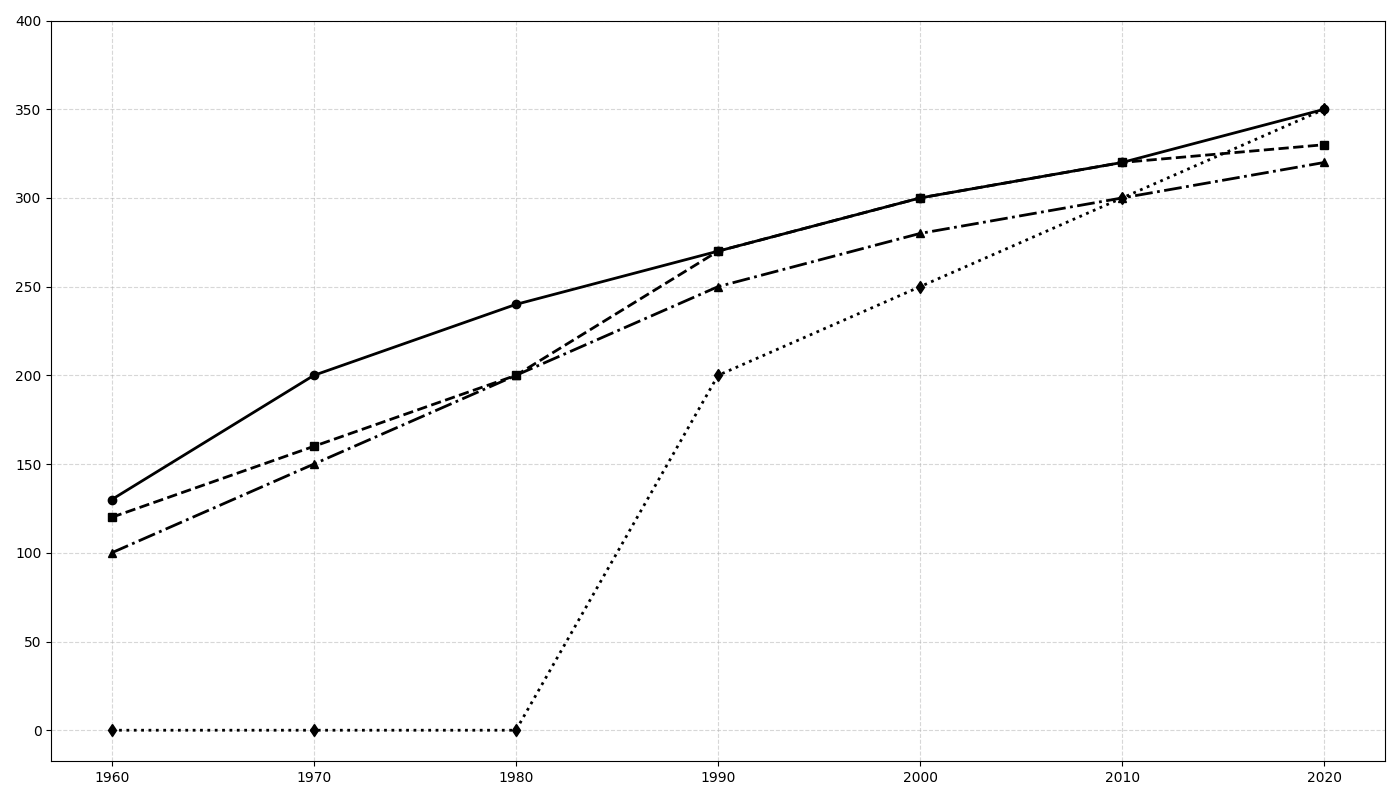

Reproduce this figure in Python.
import matplotlib.pyplot as plt
import numpy as np

decades = np.array([1960, 1970, 1980, 1990, 2000, 2010, 2020])
japan_speeds = [130, 200, 240, 270, 300, 320, 350]
france_speeds = [120, 160, 200, 270, 300, 320, 330]
germany_speeds = [100, 150, 200, 250, 280, 300, 320]
china_speeds = [0, 0, 0, 200, 250, 300, 350]

fig, ax = plt.subplots(figsize=(14, 8))

# Change all plots to a single color, e.g., black
ax.plot(decades, japan_speeds, marker='o', linestyle='-', linewidth=2, color='black')
ax.plot(decades, france_speeds, marker='s', linestyle='--', linewidth=2, color='black')
ax.plot(decades, germany_speeds, marker='^', linestyle='-.', linewidth=2, color='black')
ax.plot(decades, china_speeds, marker='d', linestyle=':', linewidth=2, color='black')

ax.set_xticks(decades)
ax.set_yticks(np.arange(0, 401, 50))

ax.grid(True, linestyle='--', alpha=0.5)

plt.tight_layout()
plt.show()
